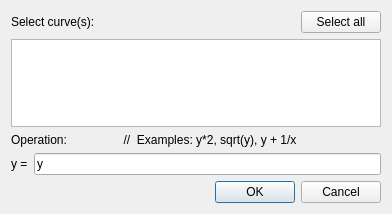
<?xml version="1.0" encoding="UTF-8"?>
<ui version="4.0">
 <class>ModifyDialog</class>
 <widget class="QDialog" name="ModifyDialog">
  <property name="geometry">
   <rect>
    <x>0</x>
    <y>0</y>
    <width>392</width>
    <height>214</height>
   </rect>
  </property>
  <property name="windowTitle">
   <string>Modify data</string>
  </property>
  <layout class="QGridLayout" name="gridLayout">
   <item row="3" column="1" colspan="2">
    <widget class="QLineEdit" name="operation">
     <property name="text">
      <string>y</string>
     </property>
    </widget>
   </item>
   <item row="0" column="2">
    <widget class="QPushButton" name="selectall">
     <property name="sizePolicy">
      <sizepolicy hsizetype="Fixed" vsizetype="Fixed">
       <horstretch>0</horstretch>
       <verstretch>0</verstretch>
      </sizepolicy>
     </property>
     <property name="text">
      <string>Select all</string>
     </property>
    </widget>
   </item>
   <item row="3" column="0">
    <widget class="QLabel" name="label_3">
     <property name="sizePolicy">
      <sizepolicy hsizetype="Fixed" vsizetype="Preferred">
       <horstretch>0</horstretch>
       <verstretch>0</verstretch>
      </sizepolicy>
     </property>
     <property name="text">
      <string>y =</string>
     </property>
    </widget>
   </item>
   <item row="4" column="0" colspan="3">
    <widget class="QDialogButtonBox" name="buttonBox">
     <property name="orientation">
      <enum>Qt::Horizontal</enum>
     </property>
     <property name="standardButtons">
      <set>QDialogButtonBox::Cancel|QDialogButtonBox::Ok</set>
     </property>
    </widget>
   </item>
   <item row="1" column="0" colspan="3">
    <widget class="QListWidget" name="list">
     <property name="selectionMode">
      <enum>QAbstractItemView::NoSelection</enum>
     </property>
    </widget>
   </item>
   <item row="0" column="0" colspan="2">
    <widget class="QLabel" name="label">
     <property name="text">
      <string>Select curve(s):</string>
     </property>
    </widget>
   </item>
   <item row="2" column="0" colspan="3">
    <widget class="QLabel" name="label_2">
     <property name="text">
      <string>Operation:                 //  Examples: y*2, sqrt(y), y + 1/x</string>
     </property>
    </widget>
   </item>
  </layout>
 </widget>
 <tabstops>
  <tabstop>list</tabstop>
  <tabstop>selectall</tabstop>
  <tabstop>operation</tabstop>
  <tabstop>buttonBox</tabstop>
 </tabstops>
 <resources/>
 <connections>
  <connection>
   <sender>buttonBox</sender>
   <signal>accepted()</signal>
   <receiver>ModifyDialog</receiver>
   <slot>accept()</slot>
   <hints>
    <hint type="sourcelabel">
     <x>248</x>
     <y>254</y>
    </hint>
    <hint type="destinationlabel">
     <x>157</x>
     <y>274</y>
    </hint>
   </hints>
  </connection>
  <connection>
   <sender>buttonBox</sender>
   <signal>rejected()</signal>
   <receiver>ModifyDialog</receiver>
   <slot>reject()</slot>
   <hints>
    <hint type="sourcelabel">
     <x>316</x>
     <y>260</y>
    </hint>
    <hint type="destinationlabel">
     <x>286</x>
     <y>274</y>
    </hint>
   </hints>
  </connection>
 </connections>
</ui>
